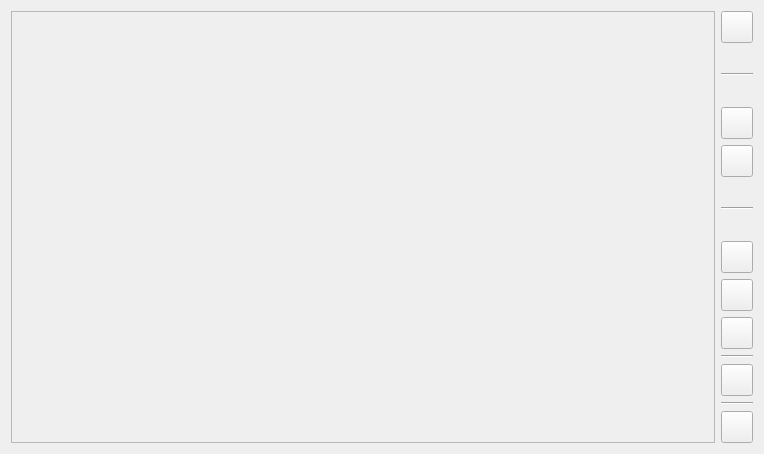
<?xml version="1.0" encoding="UTF-8"?>
<ui version="4.0">
 <class>ChordPatternViewer</class>
 <widget class="QDialog" name="ChordPatternViewer">
  <property name="geometry">
   <rect>
    <x>0</x>
    <y>0</y>
    <width>764</width>
    <height>454</height>
   </rect>
  </property>
  <property name="windowTitle">
   <string>Dialog</string>
  </property>
  <layout class="QHBoxLayout" name="horizontalLayout_3">
   <item>
    <widget class="ChordPatternViewerScrollArea" name="scrollArea">
     <property name="widgetResizable">
      <bool>true</bool>
     </property>
     <widget class="QWidget" name="scrollAreaWidgetContents">
      <property name="geometry">
       <rect>
        <x>0</x>
        <y>0</y>
        <width>702</width>
        <height>432</height>
       </rect>
      </property>
      <layout class="QHBoxLayout" name="horizontalLayout_2">
       <property name="leftMargin">
        <number>0</number>
       </property>
       <property name="topMargin">
        <number>0</number>
       </property>
       <property name="rightMargin">
        <number>0</number>
       </property>
       <property name="bottomMargin">
        <number>0</number>
       </property>
       <item>
        <widget class="QLabel" name="label">
         <property name="text">
          <string/>
         </property>
         <property name="alignment">
          <set>Qt::AlignCenter</set>
         </property>
        </widget>
       </item>
      </layout>
     </widget>
    </widget>
   </item>
   <item>
    <layout class="QVBoxLayout" name="verticalLayout">
     <property name="spacing">
      <number>6</number>
     </property>
     <item>
      <widget class="QPushButton" name="buttonExit">
       <property name="minimumSize">
        <size>
         <width>32</width>
         <height>32</height>
        </size>
       </property>
       <property name="maximumSize">
        <size>
         <width>32</width>
         <height>32</height>
        </size>
       </property>
       <property name="focusPolicy">
        <enum>Qt::NoFocus</enum>
       </property>
       <property name="text">
        <string/>
       </property>
       <property name="icon">
        <iconset resource="../ressources.qrc">
         <normaloff>:/icons/icons/cross56.png</normaloff>:/icons/icons/cross56.png</iconset>
       </property>
      </widget>
     </item>
     <item>
      <spacer name="verticalSpacer_2">
       <property name="orientation">
        <enum>Qt::Vertical</enum>
       </property>
       <property name="sizeHint" stdset="0">
        <size>
         <width>20</width>
         <height>40</height>
        </size>
       </property>
      </spacer>
     </item>
     <item>
      <widget class="Line" name="line">
       <property name="orientation">
        <enum>Qt::Horizontal</enum>
       </property>
      </widget>
     </item>
     <item>
      <spacer name="verticalSpacer_5">
       <property name="orientation">
        <enum>Qt::Vertical</enum>
       </property>
       <property name="sizeHint" stdset="0">
        <size>
         <width>20</width>
         <height>40</height>
        </size>
       </property>
      </spacer>
     </item>
     <item>
      <widget class="QPushButton" name="buttonZoomOut">
       <property name="minimumSize">
        <size>
         <width>32</width>
         <height>32</height>
        </size>
       </property>
       <property name="maximumSize">
        <size>
         <width>32</width>
         <height>32</height>
        </size>
       </property>
       <property name="focusPolicy">
        <enum>Qt::NoFocus</enum>
       </property>
       <property name="text">
        <string/>
       </property>
       <property name="icon">
        <iconset resource="../ressources.qrc">
         <normaloff>:/icons/icons/minus38.png</normaloff>:/icons/icons/minus38.png</iconset>
       </property>
       <property name="autoRepeat">
        <bool>true</bool>
       </property>
      </widget>
     </item>
     <item>
      <widget class="QPushButton" name="buttonZoomIn">
       <property name="minimumSize">
        <size>
         <width>32</width>
         <height>32</height>
        </size>
       </property>
       <property name="maximumSize">
        <size>
         <width>32</width>
         <height>32</height>
        </size>
       </property>
       <property name="focusPolicy">
        <enum>Qt::NoFocus</enum>
       </property>
       <property name="text">
        <string/>
       </property>
       <property name="icon">
        <iconset resource="../ressources.qrc">
         <normaloff>:/icons/icons/plus44.png</normaloff>:/icons/icons/plus44.png</iconset>
       </property>
       <property name="autoRepeat">
        <bool>true</bool>
       </property>
      </widget>
     </item>
     <item>
      <spacer name="verticalSpacer">
       <property name="orientation">
        <enum>Qt::Vertical</enum>
       </property>
       <property name="sizeHint" stdset="0">
        <size>
         <width>20</width>
         <height>40</height>
        </size>
       </property>
      </spacer>
     </item>
     <item>
      <widget class="Line" name="line_4">
       <property name="orientation">
        <enum>Qt::Horizontal</enum>
       </property>
      </widget>
     </item>
     <item>
      <spacer name="verticalSpacer_3">
       <property name="orientation">
        <enum>Qt::Vertical</enum>
       </property>
       <property name="sizeHint" stdset="0">
        <size>
         <width>20</width>
         <height>40</height>
        </size>
       </property>
      </spacer>
     </item>
     <item>
      <widget class="QPushButton" name="buttonEnableLine">
       <property name="minimumSize">
        <size>
         <width>32</width>
         <height>32</height>
        </size>
       </property>
       <property name="maximumSize">
        <size>
         <width>32</width>
         <height>32</height>
        </size>
       </property>
       <property name="focusPolicy">
        <enum>Qt::NoFocus</enum>
       </property>
       <property name="text">
        <string/>
       </property>
       <property name="icon">
        <iconset resource="../ressources.qrc">
         <normaloff>:/oldIcons/oldIcons/minus.png</normaloff>:/oldIcons/oldIcons/minus.png</iconset>
       </property>
       <property name="checkable">
        <bool>true</bool>
       </property>
      </widget>
     </item>
     <item>
      <widget class="QPushButton" name="buttonFaster">
       <property name="minimumSize">
        <size>
         <width>32</width>
         <height>32</height>
        </size>
       </property>
       <property name="maximumSize">
        <size>
         <width>32</width>
         <height>32</height>
        </size>
       </property>
       <property name="focusPolicy">
        <enum>Qt::NoFocus</enum>
       </property>
       <property name="text">
        <string/>
       </property>
       <property name="icon">
        <iconset resource="../ressources.qrc">
         <normaloff>:/icons/icons/gazelle.png</normaloff>:/icons/icons/gazelle.png</iconset>
       </property>
       <property name="autoRepeat">
        <bool>true</bool>
       </property>
       <property name="autoRepeatInterval">
        <number>5</number>
       </property>
      </widget>
     </item>
     <item>
      <widget class="QPushButton" name="buttonSlower">
       <property name="minimumSize">
        <size>
         <width>32</width>
         <height>32</height>
        </size>
       </property>
       <property name="maximumSize">
        <size>
         <width>32</width>
         <height>32</height>
        </size>
       </property>
       <property name="focusPolicy">
        <enum>Qt::NoFocus</enum>
       </property>
       <property name="text">
        <string/>
       </property>
       <property name="icon">
        <iconset resource="../ressources.qrc">
         <normaloff>:/icons/icons/snail.png</normaloff>:/icons/icons/snail.png</iconset>
       </property>
       <property name="autoRepeat">
        <bool>true</bool>
       </property>
       <property name="autoRepeatInterval">
        <number>5</number>
       </property>
      </widget>
     </item>
     <item>
      <widget class="Line" name="line_3">
       <property name="orientation">
        <enum>Qt::Horizontal</enum>
       </property>
      </widget>
     </item>
     <item>
      <widget class="QPushButton" name="pushButtonPauseJumpToBegin">
       <property name="minimumSize">
        <size>
         <width>32</width>
         <height>32</height>
        </size>
       </property>
       <property name="maximumSize">
        <size>
         <width>32</width>
         <height>32</height>
        </size>
       </property>
       <property name="focusPolicy">
        <enum>Qt::NoFocus</enum>
       </property>
       <property name="text">
        <string/>
       </property>
       <property name="icon">
        <iconset resource="../ressources.qrc">
         <normaloff>:/icons/icons/up51.png</normaloff>:/icons/icons/up51.png</iconset>
       </property>
      </widget>
     </item>
     <item>
      <widget class="Line" name="line_2">
       <property name="orientation">
        <enum>Qt::Horizontal</enum>
       </property>
      </widget>
     </item>
     <item>
      <widget class="QPushButton" name="pushButtonPlay">
       <property name="minimumSize">
        <size>
         <width>32</width>
         <height>32</height>
        </size>
       </property>
       <property name="maximumSize">
        <size>
         <width>32</width>
         <height>32</height>
        </size>
       </property>
       <property name="focusPolicy">
        <enum>Qt::NoFocus</enum>
       </property>
       <property name="text">
        <string/>
       </property>
       <property name="icon">
        <iconset resource="../ressources.qrc">
         <normaloff>:/oldIcons/oldIcons/1411738411_519570-066_Play-128.png</normaloff>
         <normalon>:/oldIcons/oldIcons/1411738419_519571-067_Pause-128.png</normalon>:/oldIcons/oldIcons/1411738411_519570-066_Play-128.png</iconset>
       </property>
       <property name="checkable">
        <bool>true</bool>
       </property>
       <property name="checked">
        <bool>false</bool>
       </property>
      </widget>
     </item>
    </layout>
   </item>
  </layout>
 </widget>
 <customwidgets>
  <customwidget>
   <class>ChordPatternViewerScrollArea</class>
   <extends>QScrollArea</extends>
   <header>Dialogs/chordpatternviewerscrollarea.h</header>
   <container>1</container>
  </customwidget>
 </customwidgets>
 <resources>
  <include location="../ressources.qrc"/>
 </resources>
 <connections>
  <connection>
   <sender>buttonExit</sender>
   <signal>clicked()</signal>
   <receiver>ChordPatternViewer</receiver>
   <slot>reject()</slot>
   <hints>
    <hint type="sourcelabel">
     <x>725</x>
     <y>24</y>
    </hint>
    <hint type="destinationlabel">
     <x>757</x>
     <y>15</y>
    </hint>
   </hints>
  </connection>
 </connections>
</ui>
